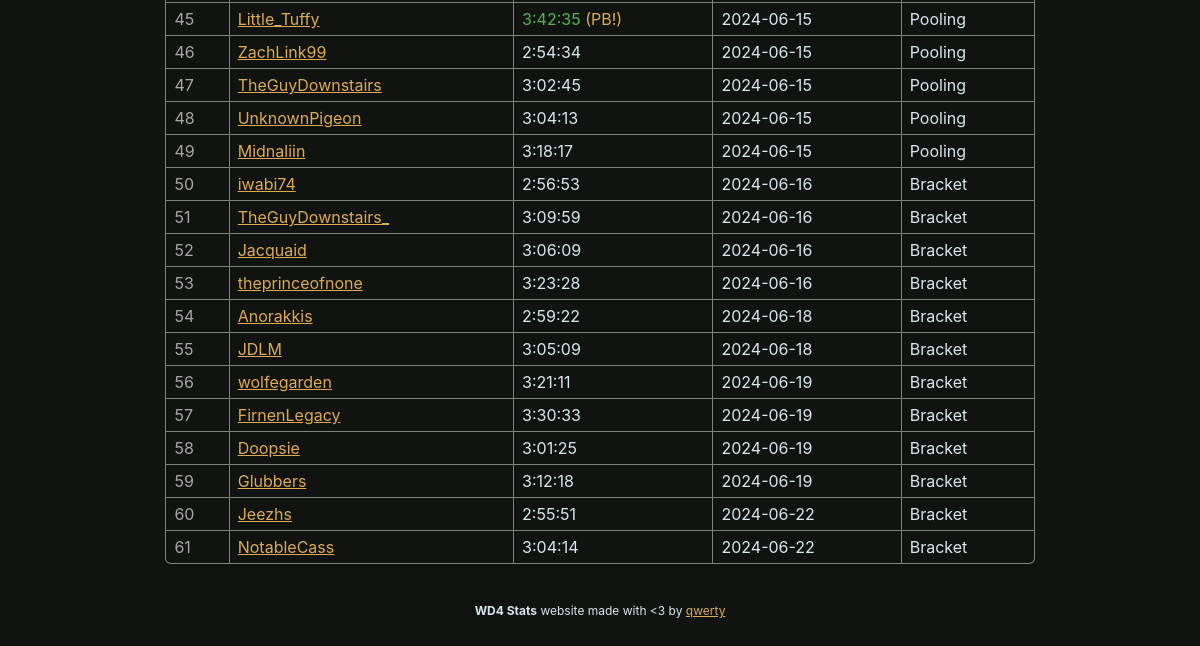
/runs (lower part), run on an earlier commit of the app's database.
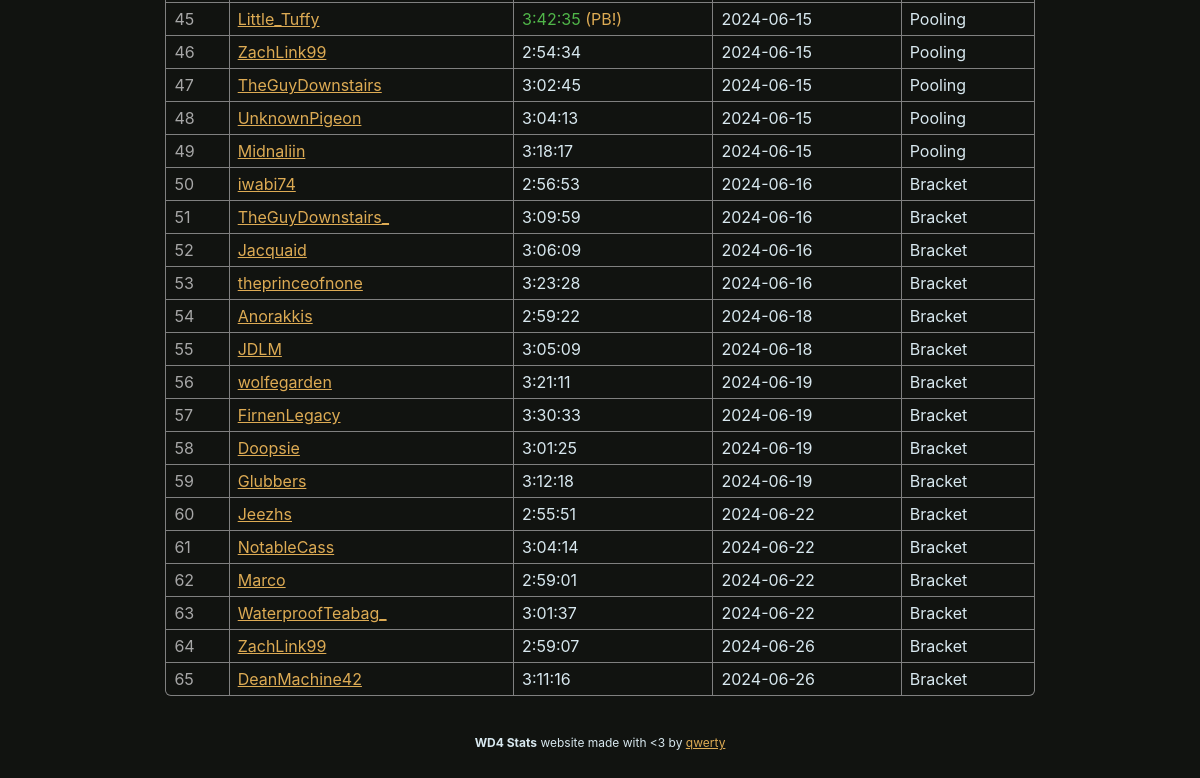
And on a later commit of the database.
### wd4.py (models this page shows, shortened)
class BaseModel(Model):
    class Meta:
        database = db

class Runs(BaseModel):
    player = CharField(32)
    time = FloatField()
    id = IntegerField()
    date = DateField()
    flags = IntegerField()
    phase = IntegerField()
    event = IntegerField()
    zelda_swoops = IntegerField()
    zelda_triangles = IntegerField()
    def format_time(self):
        return format_time(self.time) if not self.dnf() else "DNF"
    def format_phase(self):
        return ["Seeding", "Pooling", "Bracket"][self.phase]
    def dnf(self):
        return self.flags & RUN_FLAG_DNF
    def pb(self):
        return self.flags & RUN_FLAG_PB

### wd4.py (the view)
@app.route("/runs")
def page_runs():
    sort = request.args.get("sort", default="id")
    runs = Runs.select()
    if sort in Runs._meta.sorted_field_names:
        runs = runs.order_by(
            getattr(Runs, sort).asc()
        )
    return render_template("runs.html", **globals(), runs=runs, sort=sort)

### wd4.py (called while the page is built)
def format_time(time):
    return str(timedelta(seconds=time))

### templates/runs.html (shortened to what this page needs)
{% extends "layout.html" %}
{% block content %}
    <table>
        {% for run in runs %}
        <tr>
            <td style="color: var(--hint-color);">
                {{ run.id }}
            </td>
            <td>
                {{ link_name(run.player) }}
            </td>
            <td {% if run.pb() %}style="color: var(--win-color)"{% endif %}>
                {{ run.format_time() }} {% if run.pb() %}<span style="color: var(--border-color);">(PB!)</span>{% endif %}
            </td>
            <td>
                {{ run.date | string }}
            </td>
            <td>
                {{ run.format_phase() }}
            </td>
        </tr>
        {% endfor %}
    </table>
{% endblock %}

### templates/layout.html (shortened to what this page needs)
{% macro link_name(name) -%}<a href="https://speedrun.com/User/{{ name }}">{{ name }}</a>{% endmacro %}
<html lang="en">
    <head>
        <link rel="stylesheet" href="static/css/brackets-viewer.min.css" />
        <link rel="stylesheet" href="static/css/dark.css" />
    </head>
    <body>
        {% block content %}
        {% endblock %}
        <footer class="footer">
            <div style="text-align: center;">
                <strong>WD4 Stats</strong> website made with &lt;3 by <a href="https://github.com/qwertyquerty">qwerty</a>
            </div>
        </footer>
    </body>
</html>

### static/css/dark.css (style rules this page uses)
.brackets-viewer, * { --primary-background: #111310; --secondary-background: #303030; --match-background: var(--primary-background); --font-color: #d8e8ef; --win-color: #50b649; --loss-color: #de2c26; --label-color: grey; --hint-color: #a7a7a7; --connector-color: #DDDDDD; --border-color: #DDAB54; --border-hover-color: #b6b5b5; --text-size: 12px; --round-margin: 40px; --match-width: 200px; --match-horizontal-padding: 8px; --match-vertical-padding: 6px; --connector-border-width: 2px; --match-border-width: 1px; --match-border-radius: 0.3em; }
body { font-size: var(--text-size); color: var(--font-color); font-family: -apple-system,BlinkMacSystemFont,"Segoe UI",Roboto,"Helvetica Neue",Arial,"Noto Sans",sans-serif,"Apple Color Emoji","Segoe UI Emoji","Segoe UI Symbol","Noto Color Emoji"; }
table { width: 80%; margin: 40px auto; border-radius: var(--match-border-radius); border-collapse: collapse; border-style: hidden; box-shadow: 0 0 0 1px var(--label-color); }
html { background-color: #111310; }
body { padding: 50px; }

What changed in the data, as far as the page shows it:
added Runs: id "62", player "Marco", format_time "2:59:01", date "2024-06-22", format_phase "Bracket"
added Runs: id "63", player "WaterproofTeabag_", format_time "3:01:37", date "2024-06-22", format_phase "Bracket"
added Runs: id "64", player "ZachLink99", format_time "2:59:07", date "2024-06-26", format_phase "Bracket"
added Runs: id "65", player "DeanMachine42", format_time "3:11:16", date "2024-06-26", format_phase "Bracket"
